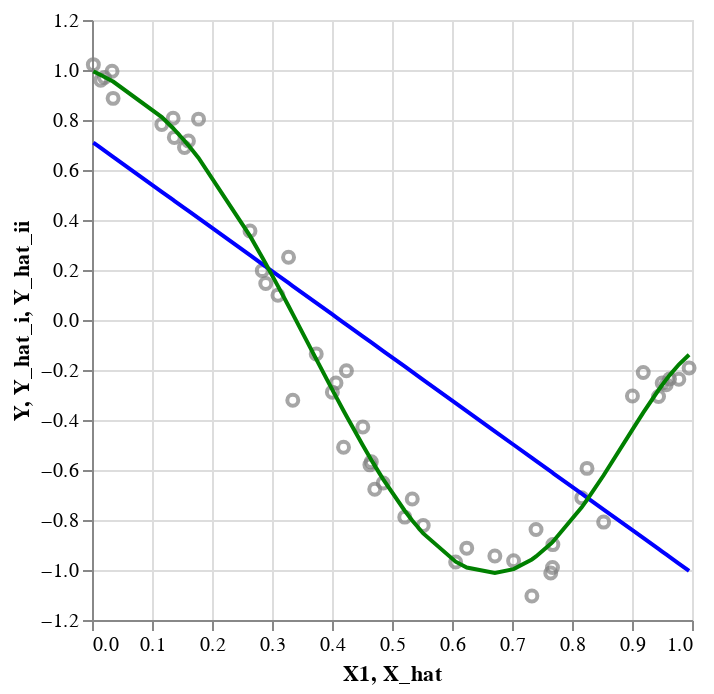

The notebook cell saved with this chart:
### Code cell
# Plot data and two fitted models. Select fitted models by updating 'n_i' and 'n_ii'.
# The plot shows all data (train + test), while the models are fitted on the training data.
# Try out different n_ii: start at 16 and increase with steps of 1. What do we see?
f_plot_data_and_two_models(df_data = df_data3, df_results = df_results3, n_i = 1, n_ii = 5, b_split = True)

### Figure 1 — Vega-Lite specification as saved in the notebook (floating-point values rounded to 4 significant figures)
{"config": {"view": {"continuousWidth": 300, "continuousHeight": 300}}, "layer": [{"data": {"name": "data-c57ce81a2dd4d7c125096a2b7a05ab5a"}, "mark": {"type": "point", "color": "grey"}, "encoding": {"x": {"field": "X1", "type": "quantitative"}, "y": {"field": "Y", "type": "quantitative"}}}, {"data": {"name": "data-08a5e1f84dd319321a85e8fb969d4601"}, "mark": {"type": "line", "color": "blue"}, "encoding": {"x": {"field": "X_hat", "type": "quantitative"}, "y": {"field": "Y_hat_i", "type": "quantitative"}}}, {"data": {"name": "data-08a5e1f84dd319321a85e8fb969d4601"}, "mark": {"type": "line", "color": "green"}, "encoding": {"x": {"field": "X_hat", "type": "quantitative"}, "y": {"field": "Y_hat_ii", "type": "quantitative"}}}], "$schema": "https://vega.github.io/schema/vega-lite/v5.8.0.json", "datasets": {"data-c57ce81a2dd4d7c125096a2b7a05ab5a": [{"Y": 1.021, "X1": 0.002259}, {"Y": 0.9592, "X1": 0.01457}, {"Y": 0.9698, "X1": 0.02081}, {"Y": 0.9949, "X1": 0.03342}, {"Y": 0.8866, "X1": 0.03517}, {"Y": 0.7822, "X1": 0.1163}, {"Y": 0.8073, "X1": 0.1352}, {"Y": 0.7304, "X1": 0.1372}, {"Y": 0.6903, "X1": 0.1542}, {"Y": 0.7161, "X1": 0.1607}, {"Y": 0.8035, "X1": 0.1776}, {"Y": 0.3559, "X1": 0.2633}, {"Y": 0.1974, "X1": 0.2838}, {"Y": 0.1462, "X1": 0.2896}, {"Y": 0.09872, "X1": 0.3099}, {"Y": 0.2513, "X1": 0.3276}, {"Y": -0.3209, "X1": 0.3346}, {"Y": -0.1357, "X1": 0.3737}, {"Y": -0.2886, "X1": 0.4006}, {"Y": -0.2519, "X1": 0.4066}, {"Y": -0.5087, "X1": 0.4193}, {"Y": -0.2032, "X1": 0.4241}, {"Y": -0.4277, "X1": 0.4513}, {"Y": -0.5794, "X1": 0.4631}, {"Y": -0.5674, "X1": 0.4655}, {"Y": -0.6767, "X1": 0.4712}, {"Y": -0.6517, "X1": 0.4854}, {"Y": -0.7885, "X1": 0.5212}, {"Y": -0.7158, "X1": 0.5337}, {"Y": -0.8219, "X1": 0.552}, {"Y": -0.9679, "X1": 0.6061}, {"Y": -0.9126, "X1": 0.6246}, {"Y": -0.9441, "X1": 0.6715}, {"Y": -0.9634, "X1": 0.7026}, {"Y": -1.104, "X1": 0.7331}, {"Y": -0.8379, "X1": 0.74}, {"Y": -1.012, "X1": 0.7646}, {"Y": -0.9902, "X1": 0.7675}, {"Y": -0.8984, "X1": 0.7681}, {"Y": -0.7107, "X1": 0.8162}, {"Y": -0.5935, "X1": 0.825}, {"Y": -0.8084, "X1": 0.8527}, {"Y": -0.3039, "X1": 0.9007}, {"Y": -0.21, "X1": 0.9187}, {"Y": -0.306, "X1": 0.9442}, {"Y": -0.2521, "X1": 0.9503}, {"Y": -0.2587, "X1": 0.9569}, {"Y": -0.2357, "X1": 0.9626}, {"Y": -0.2372, "X1": 0.9781}, {"Y": -0.1919, "X1": 0.9951}], "data-08a5e1f84dd319321a85e8fb969d4601": [{"X_hat": 0.002259, "Y_hat_i": 0.7095, "Y_hat_ii": 0.9945}, {"X_hat": 0.01457, "Y_hat_i": 0.6883, "Y_hat_ii": 0.9799}, {"X_hat": 0.02081, "Y_hat_i": 0.6775, "Y_hat_ii": 0.9723}, {"X_hat": 0.03342, "Y_hat_i": 0.6558, "Y_hat_ii": 0.9561}, {"X_hat": 0.03517, "Y_hat_i": 0.6528, "Y_hat_ii": 0.9538}, {"X_hat": 0.1163, "Y_hat_i": 0.5128, "Y_hat_ii": 0.8119}, {"X_hat": 0.1352, "Y_hat_i": 0.4801, "Y_hat_ii": 0.767}, {"X_hat": 0.1372, "Y_hat_i": 0.4767, "Y_hat_ii": 0.762}, {"X_hat": 0.1542, "Y_hat_i": 0.4474, "Y_hat_ii": 0.7171}, {"X_hat": 0.1607, "Y_hat_i": 0.4361, "Y_hat_ii": 0.6987}, {"X_hat": 0.1776, "Y_hat_i": 0.407, "Y_hat_ii": 0.6485}, {"X_hat": 0.2633, "Y_hat_i": 0.2591, "Y_hat_ii": 0.3364}, {"X_hat": 0.2838, "Y_hat_i": 0.2237, "Y_hat_ii": 0.25}, {"X_hat": 0.2896, "Y_hat_i": 0.2137, "Y_hat_ii": 0.2251}, {"X_hat": 0.3099, "Y_hat_i": 0.1787, "Y_hat_ii": 0.1356}, {"X_hat": 0.3276, "Y_hat_i": 0.1482, "Y_hat_ii": 0.05582}, {"X_hat": 0.3346, "Y_hat_i": 0.136, "Y_hat_ii": 0.02353}, {"X_hat": 0.3737, "Y_hat_i": 0.06855, "Y_hat_ii": -0.1564}, {"X_hat": 0.4006, "Y_hat_i": 0.02211, "Y_hat_ii": -0.2795}, {"X_hat": 0.4066, "Y_hat_i": 0.01175, "Y_hat_ii": -0.3067}, {"X_hat": 0.4193, "Y_hat_i": -0.01001, "Y_hat_ii": -0.3631}, {"X_hat": 0.4241, "Y_hat_i": -0.0183, "Y_hat_ii": -0.3843}, {"X_hat": 0.4513, "Y_hat_i": -0.06533, "Y_hat_ii": -0.5014}, {"X_hat": 0.4631, "Y_hat_i": -0.08576, "Y_hat_ii": -0.5501}, {"X_hat": 0.4655, "Y_hat_i": -0.08984, "Y_hat_ii": -0.5596}, {"X_hat": 0.4712, "Y_hat_i": -0.09971, "Y_hat_ii": -0.5824}, {"X_hat": 0.4854, "Y_hat_i": -0.1241, "Y_hat_ii": -0.6372}, {"X_hat": 0.5212, "Y_hat_i": -0.186, "Y_hat_ii": -0.763}, {"X_hat": 0.5337, "Y_hat_i": -0.2076, "Y_hat_ii": -0.802}, {"X_hat": 0.552, "Y_hat_i": -0.2391, "Y_hat_ii": -0.8538}, {"X_hat": 0.6061, "Y_hat_i": -0.3324, "Y_hat_ii": -0.9666}, {"X_hat": 0.6246, "Y_hat_i": -0.3643, "Y_hat_ii": -0.9901}, {"X_hat": 0.6715, "Y_hat_i": -0.4452, "Y_hat_ii": -1.012}, {"X_hat": 0.7026, "Y_hat_i": -0.499, "Y_hat_ii": -0.9964}, {"X_hat": 0.7331, "Y_hat_i": -0.5516, "Y_hat_ii": -0.9578}, {"X_hat": 0.74, "Y_hat_i": -0.5636, "Y_hat_ii": -0.9459}, {"X_hat": 0.7646, "Y_hat_i": -0.6059, "Y_hat_ii": -0.8953}, {"X_hat": 0.7675, "Y_hat_i": -0.6109, "Y_hat_ii": -0.8884}, {"X_hat": 0.7681, "Y_hat_i": -0.612, "Y_hat_ii": -0.8868}, {"X_hat": 0.8162, "Y_hat_i": -0.6949, "Y_hat_ii": -0.7492}, {"X_hat": 0.825, "Y_hat_i": -0.7102, "Y_hat_ii": -0.7197}, {"X_hat": 0.8527, "Y_hat_i": -0.758, "Y_hat_ii": -0.6211}, {"X_hat": 0.9007, "Y_hat_i": -0.8408, "Y_hat_ii": -0.4386}, {"X_hat": 0.9187, "Y_hat_i": -0.8719, "Y_hat_ii": -0.3707}, {"X_hat": 0.9442, "Y_hat_i": -0.9159, "Y_hat_ii": -0.2801}, {"X_hat": 0.9503, "Y_hat_i": -0.9264, "Y_hat_ii": -0.2599}, {"X_hat": 0.9569, "Y_hat_i": -0.9379, "Y_hat_ii": -0.2387}, {"X_hat": 0.9626, "Y_hat_i": -0.9476, "Y_hat_ii": -0.2214}, {"X_hat": 0.9781, "Y_hat_i": -0.9743, "Y_hat_ii": -0.1783}, {"X_hat": 0.9951, "Y_hat_i": -1.004, "Y_hat_ii": -0.1391}]}}
